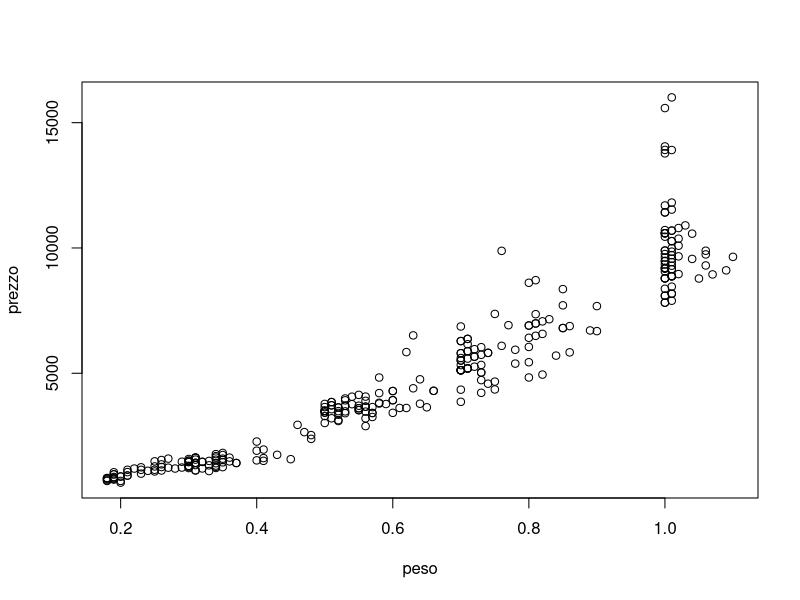
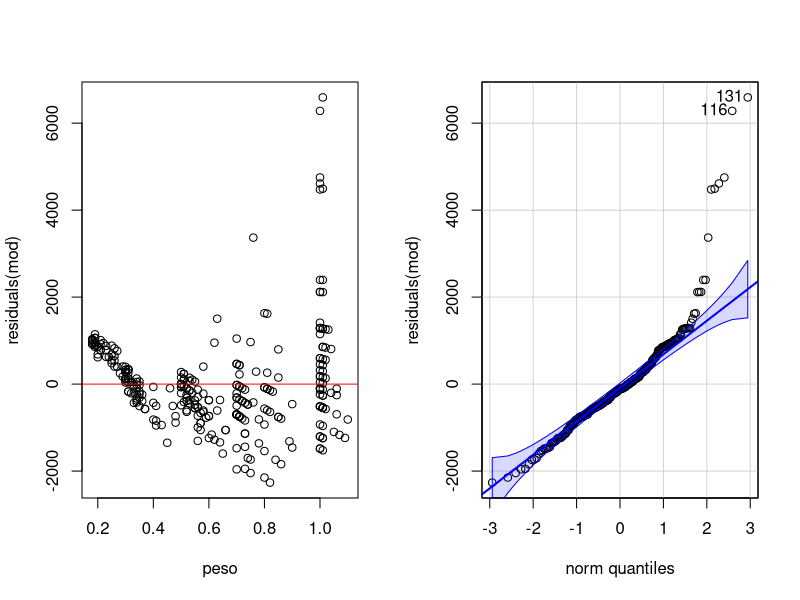
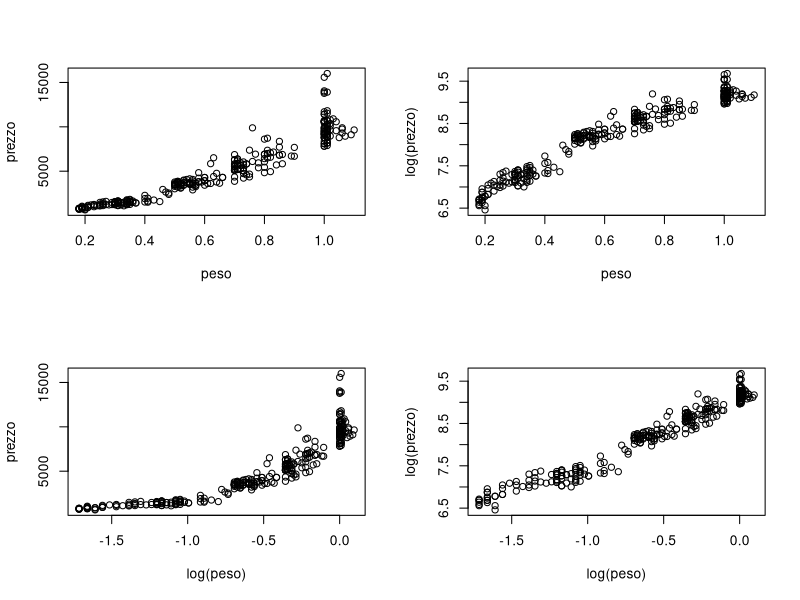
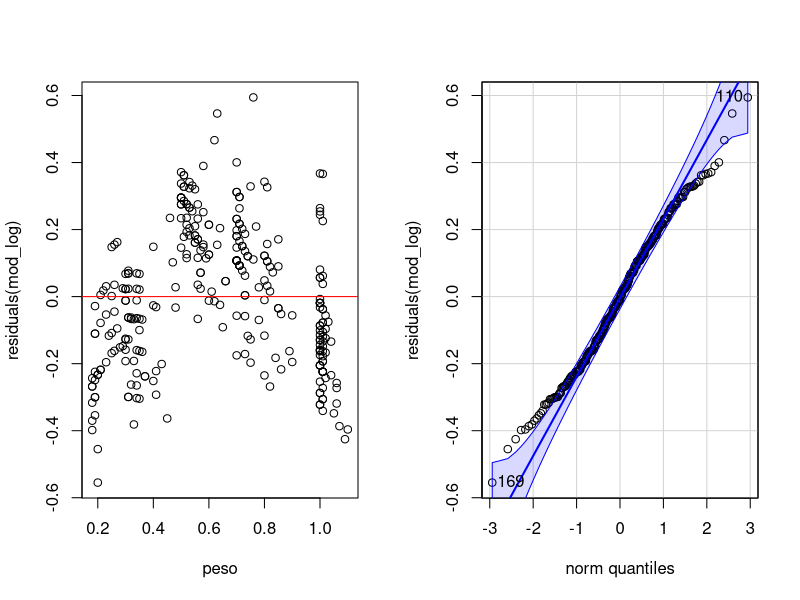
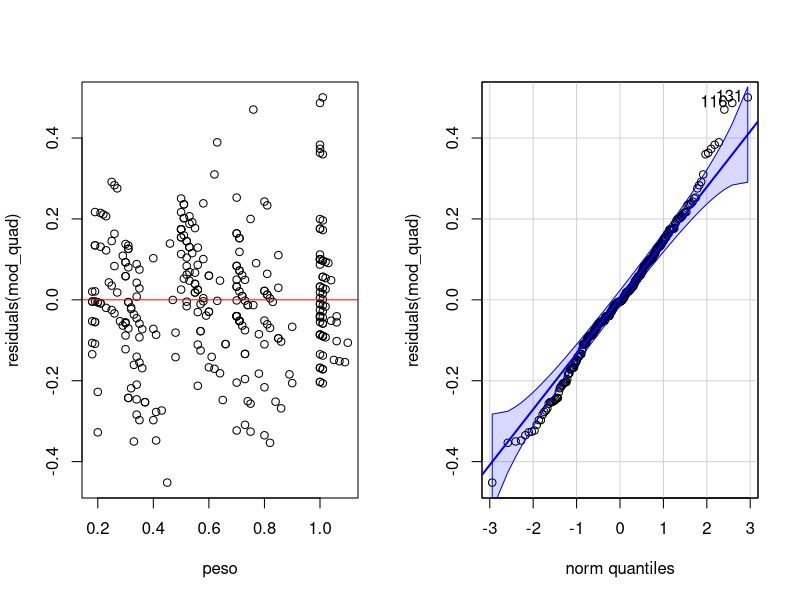
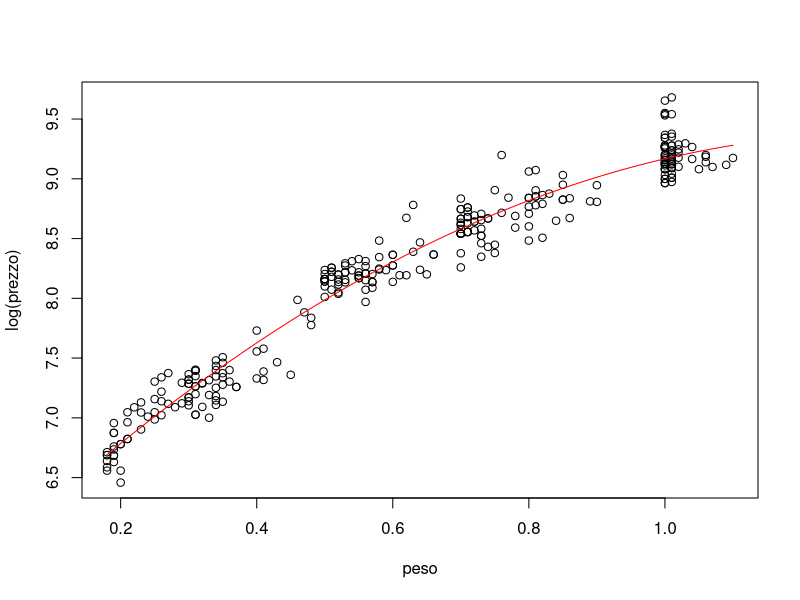

Write R code to recreate these figures, in order.
## ---- chunk 1
diamanti <- read.csv("diamanti.csv")
head(diamanti)
## ---- chunk 2
plot(prezzo ~ peso, data = diamanti)
## ---- chunk 3
mod <- lm(prezzo ~ peso, data = diamanti)
summary(mod)
## ---- chunk 4
library(car)
par(mfrow = c(1, 2))
plot(residuals(mod) ~ peso, data = diamanti)
abline(h = 0, col = "red")
qqPlot(residuals(mod))
## ---- chunk 5
par(mfrow = c(2, 2))
plot(prezzo ~ peso, data = diamanti)
plot(log(prezzo) ~ peso, data = diamanti)
plot(prezzo ~ log(peso), data = diamanti)
plot(log(prezzo) ~ log(peso), data = diamanti)
## ---- chunk 6
mod_log <- lm(log(prezzo) ~ peso, data = diamanti)
summary(mod_log)
## ---- chunk 7
par(mfrow = c(1, 2))
plot(residuals(mod_log) ~ peso, data = diamanti)
abline(h = 0, col = "red")
qqPlot(residuals(mod_log))
## ---- chunk 8
mod_quad <- lm(log(prezzo) ~ peso + I(peso^2), data = diamanti)
summary(mod_quad)
## ---- chunk 9
par(mfrow = c(1, 2))
plot(residuals(mod_quad) ~ peso, data = diamanti)
abline(h = 0, col = "red")
qqPlot(residuals(mod_quad))
## ---- chunk 10
par(mfrow = c(1, 1))
plot(log(prezzo) ~ peso, data = diamanti)
curve(coef(mod_quad)[1] + coef(mod_quad)[2] * x + coef(mod_quad)[3] * x^2, from = min(diamanti$peso), to = max(diamanti$peso), add = TRUE, col = "red")
## ---- chunk 11
pred <- predict(mod_quad, newdata = data.frame(peso = 0.5), interval = "prediction", level = 0.99)
exp(pred)
## ---- chunk 12
pred <- predict(mod_quad, newdata = data.frame(peso = 1), interval = "prediction", level = 0.99)
exp(pred)
